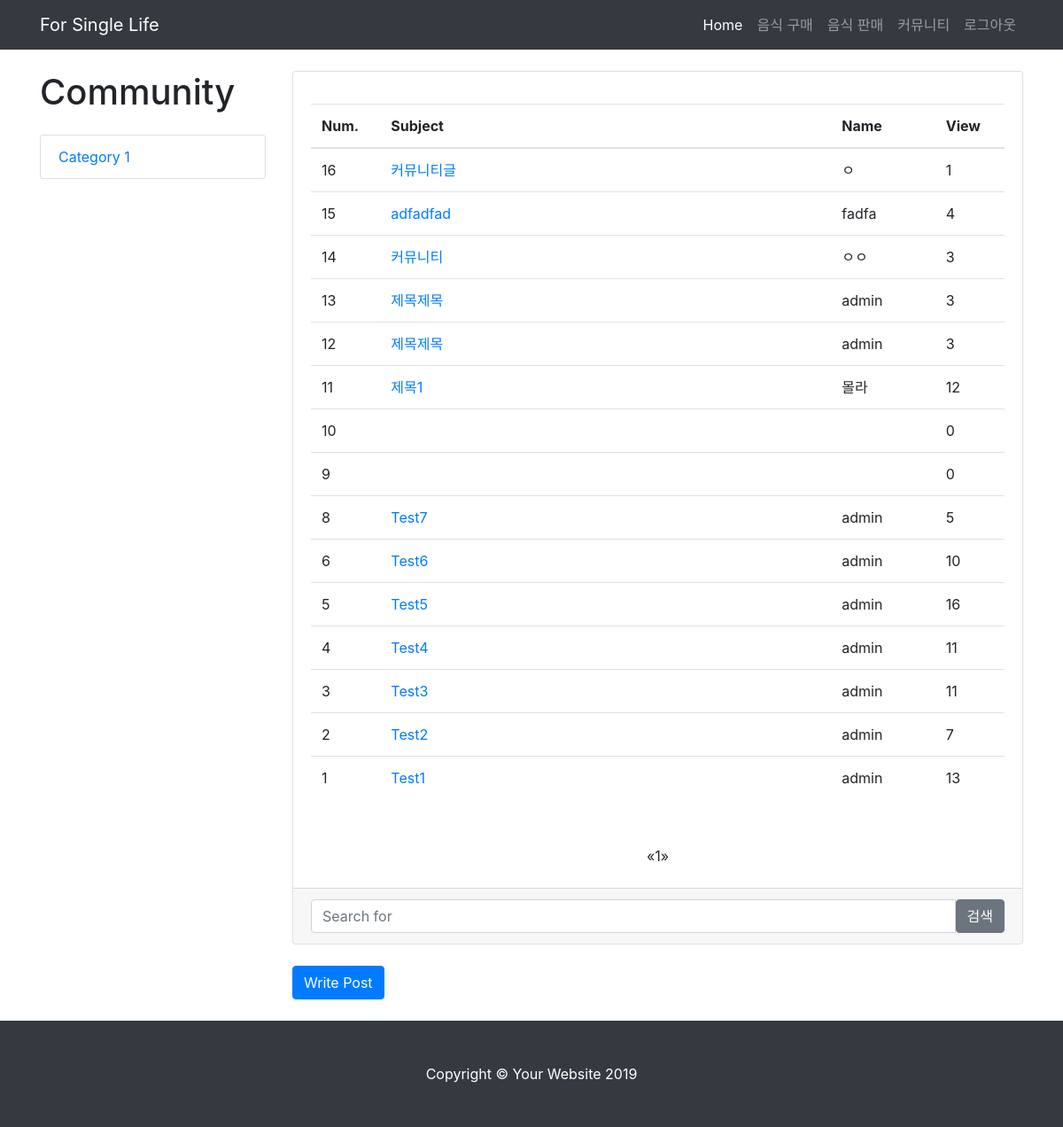
/community/, run on an earlier commit of the app's database.
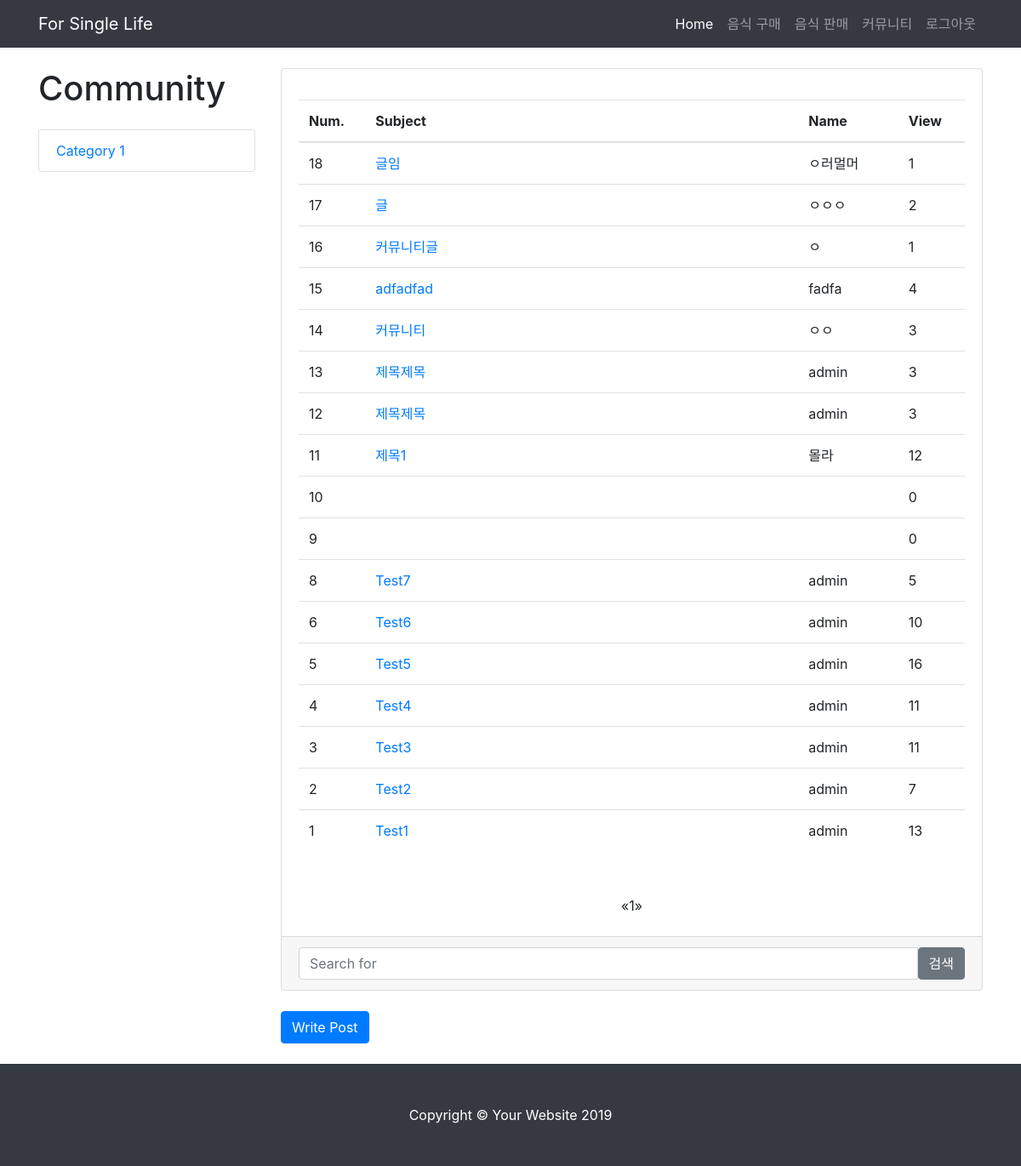
And on a later commit of the database.
### app/models.py (models this page shows)
class Board(models.Model):
    subject = models.CharField(max_length=50, blank=True)
    name = models.CharField(max_length=30, blank=True)
    created_date = models.DateTimeField(auto_now_add=True)
    content = models.TextField(blank=True)
    photo = models.ImageField(blank=True)
    view = models.IntegerField(default=0)

### app/views.py (the view)
# urls.py: path('community/', views.community, name='community'),
def community(request):
    boards = Board.objects.order_by('-id')
    page = request.GET.get('page', 1)
    paginator = Paginator(boards, 20)
    try:
        lines = paginator.page(page)
    except PageNotAnInteger:
        lines = paginator.page(1)
    except EmptyPage:
        lines = paginator.page(paginator.num_pages)
    context = {'boards': lines}
    return render(request, 'community.html', context)

### templates/community.html (shortened to what this page needs)
{% load staticfiles %}
<!DOCTYPE html>
<html lang="en">
<head>
  <link href="{% static 'vendor/bootstrap/css/bootstrap.min.css' %}" rel="stylesheet">
  <link href="{% static 'css/blog-home.css' %}" rel="stylesheet">
</head>
<body>
  <nav class="navbar navbar-expand-lg navbar-dark bg-dark fixed-top">
    <div class="container">
      <a class="navbar-brand" href="{% url 'main' %}">For Single Life</a>
      <div class="collapse navbar-collapse" id="navbarResponsive">
        <ul class="navbar-nav ml-auto">
          <li class="nav-item active">
            <a class="nav-link" href="{% url 'main' %}">Home
            </a>
          </li>
          <li class="nav-item">
            <a class="nav-link" href="{% url 'foodlist' %}">음식 구매</a>
          </li>
          <li class="nav-item">
            <a class="nav-link" href="{% url 'foodreg' %}">음식 판매</a>
          </li>
          <li class="nav-item">
            <a class="nav-link" href="{% url 'community' %}">커뮤니티</a>
          </li>
            <li class="nav-item">
            <a class="nav-link" href="{% url 'logout' %}">로그아웃</a>
          </li>
        </ul>
      </div>
    </div>
  </nav>
  <div class="container">
 <div class="row">
<div class="col-lg-3">
        <h1 class="my-4">Community</h1>
        <div class="list-group">
          <a href="#" class="list-group-item">Category 1</a>
        </div>
      </div>
      <div class="col-lg-9">
        <div class="card mb-4">
          <div class="card-body">
            <p class="card-text"><div id="data" class="table-responsive">
    <table class="table">
        <thead>
        <tr>
            <th>Num.</th>
            <th>Subject</th>
            <th>Name</th>
            <th>View</th>
        </tr>
        </thead>
        <tbody>
        {% for board in boards %}
        <tr>
            <td data-label="Num." width=10%>{{ board.id }}</td>
            <td data-label="Subject" width=65%>
                <form action="{% url 'community' %}post={{ board.id }}" method="POST" title="{{ board.subject}}">
                    <a href="{% url 'community' %}post={{ board.id }}" value="{{ board.id }}">{{ board.subject }}</a>
                </form>
            </td>
            <td data-label="Name" width=15%>{{ board.name }}</td>
            <td data-label="View" width=10%>{{ board.view }}</td>
        </tr>
        {% endfor %}
        </tbody>
    </table>
</div>
              </p>
          </div>
        <ul class="pagination justify-content-center mb-4">
        {% if boards.has_previous %}
          <li><a href="?page={{ boards.previous_page_number }}">&laquo;</a></li>
        {% else %}
          <li class = "disabled"><span>&laquo;</span></li>
        {% endif %}
        {% for i in boards.paginator.page_range %}
          {% if boards.number == i %}
            <li class="active"><span>{{ i }} <span class="sr-only">(current)</span></span></li>
          {% else %}
            <li><a href="?page={{ i }}">{{ i }}</a></li>
          {% endif %}
        {% endfor %}
        {% if boards.has_next %}
            <li><a href="?page={{ boards.next_page_number }}">&raquo;</a></li>
        {% else %}
            <li class="disabled"><span>&raquo;</span></li>
        {%endif %}
        </ul>
          <div class="card-footer text-muted">
              <form action="{% url 'search2' %}" method="POST">
            <div class="input-group">
              <input type="text" name="word" class="form-control" placeholder="Search for">
              <span class="input-group-btn">
                <button class="btn btn-secondary" type="submit">검색</button>
              </span>
            </div>
              </form>
          </div>
        </div>
<form action="write" method="POST">
    <button name="write_post" value="write" class="btn btn-primary">Write Post</button>
</form>
      </div>
    </div>
  </div>
  <footer class="py-5 bg-dark">
    <div class="container">
      <p class="m-0 text-center text-white">Copyright &copy; Your Website 2019</p>
    </div>
  </footer>
</body>
</html>

What changed in the data, as far as the page shows it:
added Board: id "18", subject "글임", name "ㅇ러멀머", view "1"
added Board: id "17", subject "글", name "ㅇㅇㅇ", view "2"
